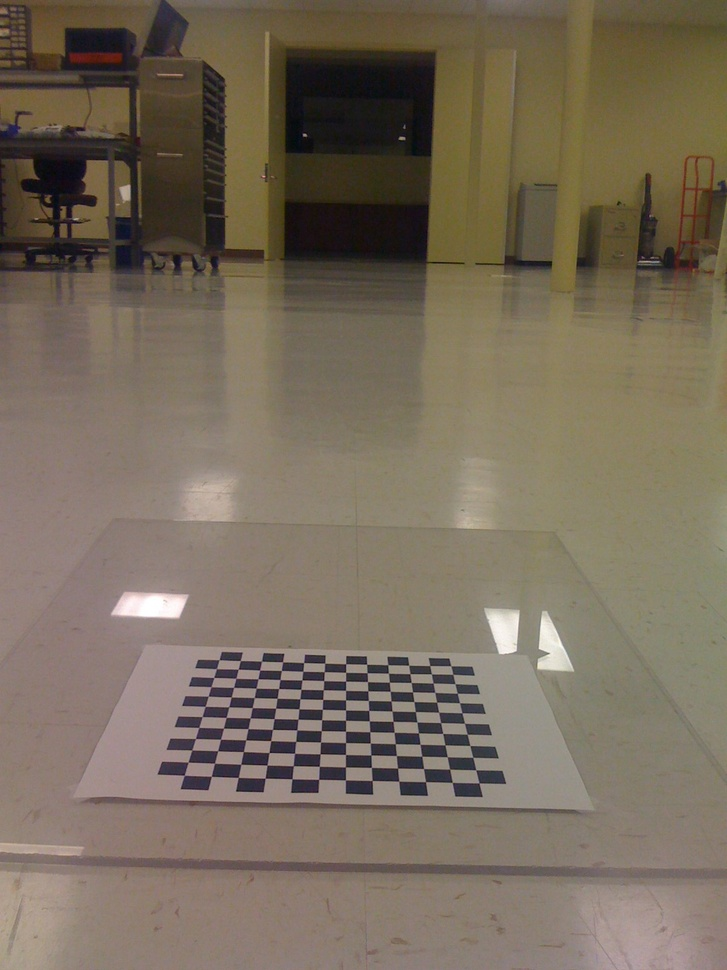
#> input picture Learning.OpenCV/birdseye/IMG_0214.jpg, 727 x 970 px, shrunk from 1200 x 1600 before the run
$ python canny.py ../../../../Learning.OpenCV/birdseye/IMG_0214.jpg   (Python 2 division)   (older library calls are emulated)
#> lines starting #> are read from the running program, lines starting #| are printed output that depends on the picture; after the words box and inside, x2 and y2 are one past the last pixel; in counts of white or black regions, pixels touching at a corner belong together
### OpenCV.Algorithmic.Solution/origin/第8章：边缘检测/8.3/sobel.py
# -*- coding: utf-8 -*-
import numpy as np
import sys
import math
import cv2
from scipy import signal
#二项式展开式的系数，即平滑系数
def pascalSmooth(n):
    pascalSmooth = np.zeros([1,n],np.float32)
    for i in range(n):
        pascalSmooth[0][i] = math.factorial(n -1)/(math.factorial(i)*math.factorial(n-1-i))
    return pascalSmooth
#计算差分
def pascalDiff(n):
    pascalDiff = np.zeros([1,n],np.float32)
    pascalSmooth_previous = pascalSmooth(n-1)
    for i in range(n):
        if i ==0:
            #恒等于 1
            pascalDiff[0][i] = pascalSmooth_previous[0][i]
        elif i == n-1:
            #恒等于 -1
            pascalDiff[0][i] = -pascalSmooth_previous[0][i-1]
        else:
            pascalDiff[0][i] = pascalSmooth_previous[0][i] - pascalSmooth_previous[0][i-1]
    return pascalDiff
#通过平滑系数和差分系数的卷积运算计算卷积核
# [8 lines left out: function getSobelKernel, not called in this run]
# sobel 边缘检测
def sobel(image,winSize):
    rows,cols = image.shape
    pascalSmoothKernel = pascalSmooth(winSize)
    pascalDiffKernel = pascalDiff(winSize)
    # --- 与水平方向的卷积核卷积 ----
    image_sobel_x = np.zeros(image.shape,np.float32)
    #垂直方向上的平滑
    image_sobel_x = signal.convolve2d(image,pascalSmoothKernel.transpose(),mode='same')
    #水平方向上的差分
    image_sobel_x = signal.convolve2d(image_sobel_x,pascalDiffKernel,mode='same')
    # --- 与垂直方向上的卷积核卷积 ---
    image_sobel_y = np.zeros(image.shape,np.float32)
    #水平方向上的平滑
    image_sobel_y = signal.convolve2d(image,pascalSmoothKernel,mode='same')
    #垂直方向上的差分
    image_sobel_y = signal.convolve2d(image_sobel_y,pascalDiffKernel.transpose(),mode='same')
    return (image_sobel_x,image_sobel_y)
#主函数
# [36 lines that do not run on import are left out]

### OpenCV.Algorithmic.Solution/origin/第8章：边缘检测/8.6/canny.py
# -*- coding: utf-8 -*-
import numpy as np
import sys
import math
import cv2
import sobel #注意sobel边缘检测
#边缘检测
#非极大值抑制
def non_maximum_suppression_default(dx,dy):
    #边缘强度
    edgeMag = np.sqrt(np.power(dx,2.0) + np.power(dy,2.0))
    #宽、高
    rows,cols = dx.shape
    #梯度方向
    gradientDirection = np.zeros(dx.shape)
    #边缘强度非极大值抑制
    edgeMag_nonMaxSup = np.zeros(dx.shape)
    for r in range(1,rows-1):
        for c in range(1,cols-1):
            #angle 的范围 [0,180] [-180,0]
            angle = math.atan2(dy[r][c],dx[r][c])/math.pi*180
            gradientDirection[r][c] = angle
            #左 / 右方向
            if(abs(angle)<22.5 or abs(angle) >157.5):
                if(edgeMag[r][c]>edgeMag[r][c-1] and edgeMag[r][c] > edgeMag[r][c+1]):
                    edgeMag_nonMaxSup[r][c] = edgeMag[r][c]
            #左上 / 右下方向
            if(angle>=22.5 and angle < 67.5 or(-angle > 112.5 and -angle <= 157.5)):
                if(edgeMag[r][c] > edgeMag[r-1][c-1] and edgeMag[r][c]>edgeMag[r+1][c+1]):
                     edgeMag_nonMaxSup[r][c] = edgeMag[r][c]
            #上 / 下方向
            if((angle>=67.5 and angle<=112.5) or (angle>=-112.5 and angle<=-67.5)):
                if(edgeMag[r][c] > edgeMag[r-1][c] and edgeMag[r][c] > edgeMag[r+1][c]):
                    edgeMag_nonMaxSup[r][c] = edgeMag[r][c]
            #右上 / 左下方向
            if((angle>112.5 and angle<=157.5) or(-angle>=22.5 and -angle< 67.5 )):
                if(edgeMag[r][c]>edgeMag[r-1][c+1] and edgeMag[r][c] > edgeMag[r+1][c-1]):
                    edgeMag_nonMaxSup[r][c] = edgeMag[r][c]
    return edgeMag_nonMaxSup
#非极大值抑制：插值比较
# [45 lines left out: function non_maximum_suppression_Inter, not called in this run]
#判断一个点的坐标是否在图像范围内
def checkInRange(r,c,rows,cols):
    if r>=0 and r<rows and c>=0 and c<cols:
        return True
    else:
        return False
def trace(edgeMag_nonMaxSup,edge,lowerThresh,r,c,rows,cols):
    #大于阈值为确定边缘点
    if edge[r][c] == 0:
        edge[r][c]=255
        for i in range(-1,2):
            for j in range(-1,2):
                if checkInRange(r+i,c+j,rows,cols) and edgeMag_nonMaxSup[r+i][c+j] >= lowerThresh:
                    trace(edgeMag_nonMaxSup,edge,lowerThresh,r+i,c+j,rows,cols)
#滞后阈值
def hysteresisThreshold(edge_nonMaxSup,lowerThresh,upperThresh):
    #宽高
    rows,cols = edge_nonMaxSup.shape
    edge = np.zeros(edge_nonMaxSup.shape,np.uint8)
    for r in range(1,rows-1):
        for c in range(1,cols-1):
            #大于高阈值，设置为确定边缘点，而且以该点为起始点延长边缘
            if edge_nonMaxSup[r][c] >= upperThresh:
                trace(edgeMag_nonMaxSup,edge,lowerThresh,r,c,rows,cols)
            #小于低阈值，被剔除
            if edge_nonMaxSup[r][c]< lowerThresh:
                edge[r][c] = 0
    return edge
#主函数
if __name__ =="__main__":
    if len(sys.argv)>1:
        image = cv2.imread(sys.argv[1],cv2.CV_LOAD_IMAGE_GRAYSCALE)
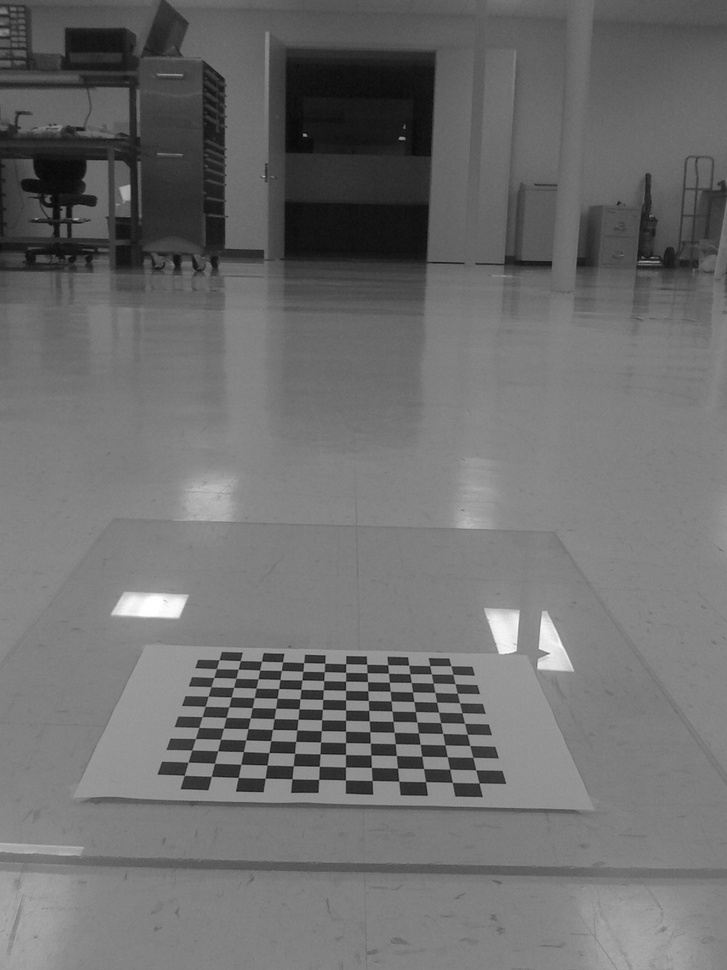
#> image: shape (970, 727); min 2, max 255, mean 109.9
    else:
        print "Usge:python canny.py imageFile"
    # ------- canny 边缘检测 -----------
    #第一步： 基于 sobel 核的卷积
    image_sobel_x,image_sobel_y = sobel.sobel(image,3)
#> in sobel, `image_sobel_x = signal.convolve2d(image_sobel_x,pascalDiffKernel,mode=..`:
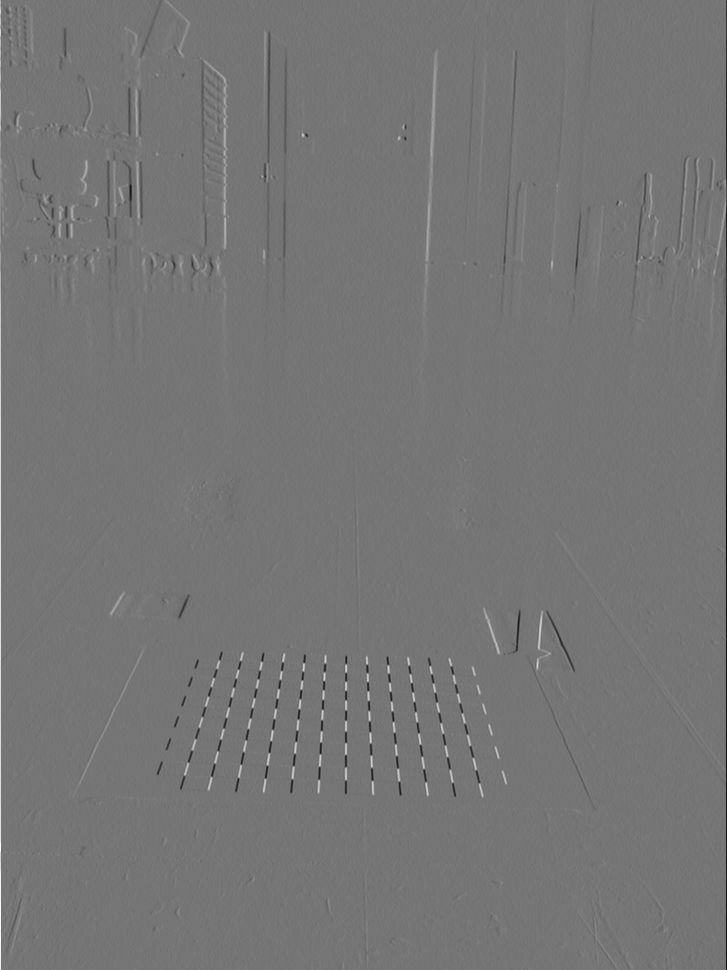
#> image_sobel_x: shape (970, 727) float32; min -590, max 687, mean 0.1; drawn with min black and max white
#> in sobel, `image_sobel_y = signal.convolve2d(image_sobel_y,pascalDiffKernel.trans..`:
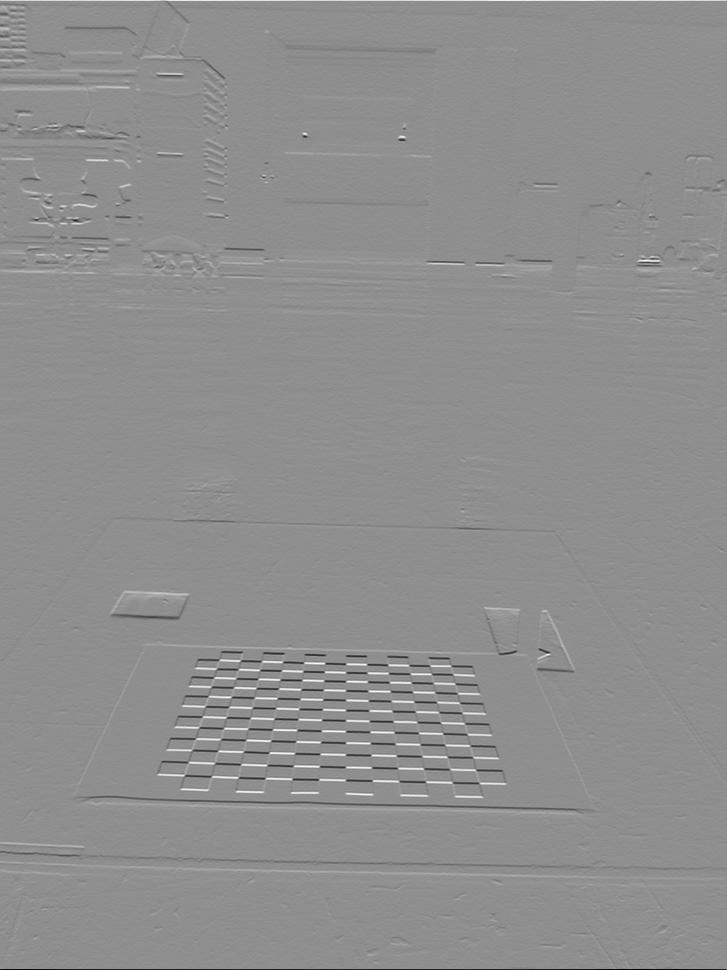
#> image_sobel_y: shape (970, 727) float32; min -663, max 519, mean 0.2; drawn with min black and max white
    #边缘强度：两个卷积结果对应位置的平方和
    edge = np.sqrt(np.power(image_sobel_x,2.0) + np.power(image_sobel_y,2.0))
    #边缘强度的灰度级显示
    edge[edge>255] = 255
#> edge: shape (970, 727) float32; min 0, max 255, mean 21.3
    edge = edge.astype(np.uint8)
    cv2.imshow("sobel edge",edge)
    #第二步：非极大值抑制
    edgeMag_nonMaxSup = non_maximum_suppression_default(image_sobel_x,image_sobel_y)
#> after the loop in non_maximum_suppression_default, `for r in range(1,rows-1):`:
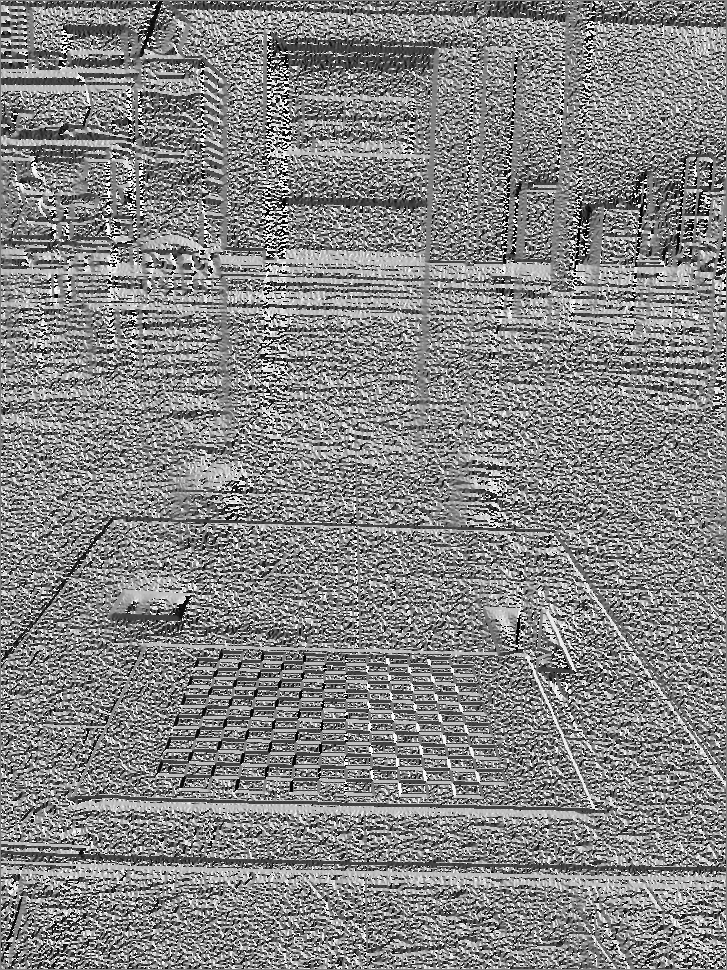
#> gradientDirection: shape (970, 727) float64; min -179.9, max 180, mean 7.8; drawn with min black and max white
    edgeMag_nonMaxSup[edgeMag_nonMaxSup>255] =255
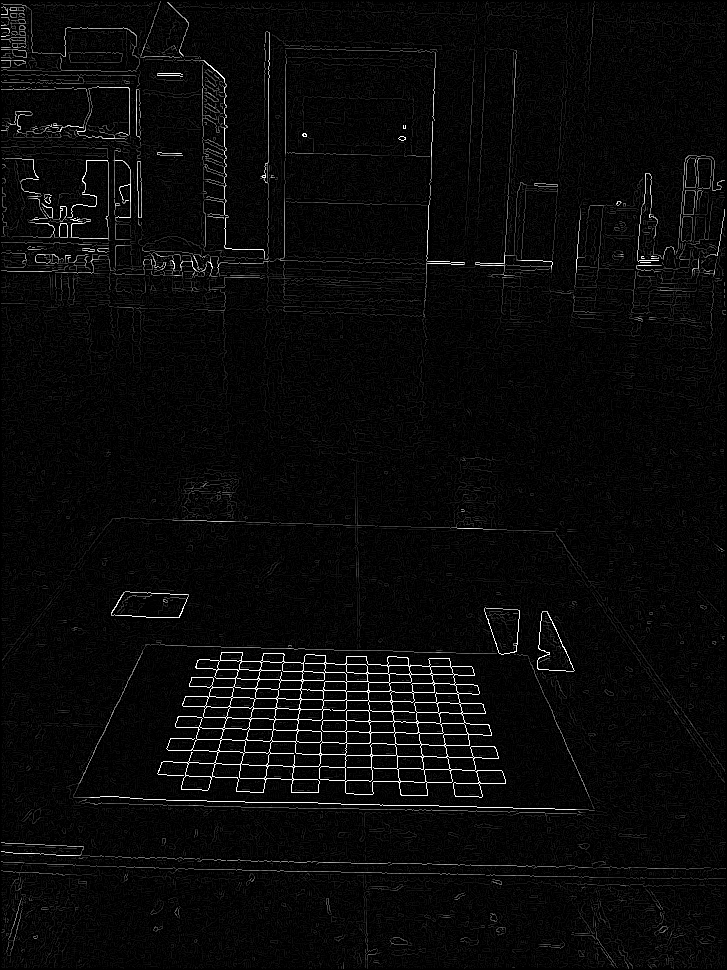
#> edgeMag_nonMaxSup: shape (970, 727) float64; min 0, max 255, mean 9.4
    edgeMag_nonMaxSup = edgeMag_nonMaxSup.astype(np.uint8)
    cv2.imshow("edgeMag_nonMaxSup",edgeMag_nonMaxSup)
    #第三步：双阈值滞后阈值处理，得到 canny 边缘
    #滞后阈值的目的就是最后决定处于高阈值和低阈值之间的是否为边缘点
    edge = hysteresisThreshold(edgeMag_nonMaxSup,60,180)
#> after the loop in hysteresisThreshold, `for r in range(1,rows-1):`:
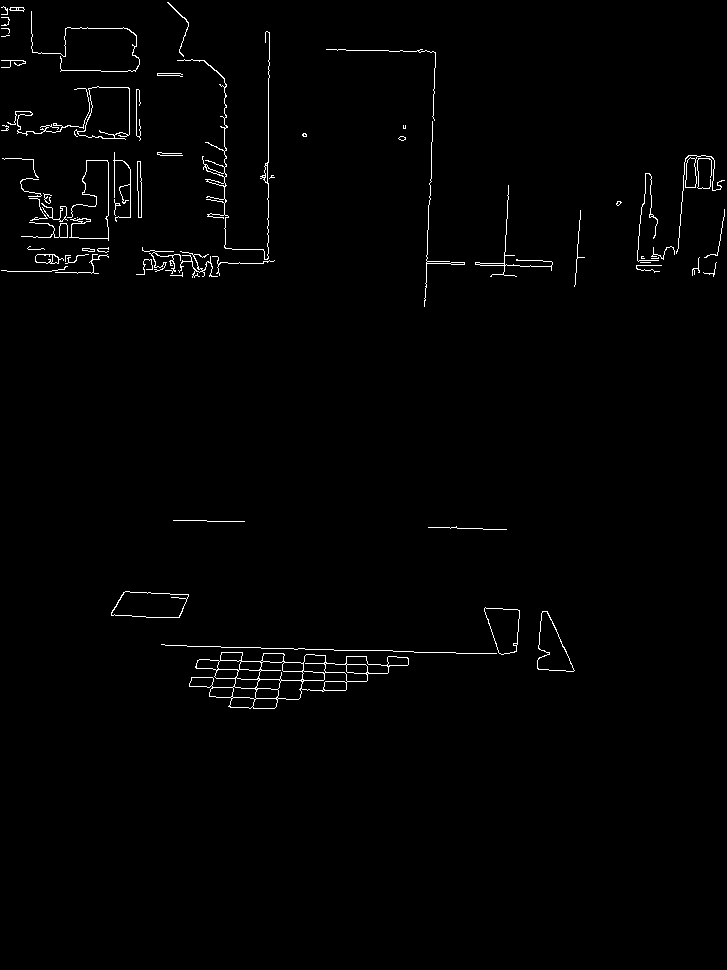
#> edge: shape (970, 727); 1.2% white in thin lines or dots, all inside (x1, y1, x2, y2) = (1, 2, 725, 709)
#> (the run stopped early here; a loop or call above may not have finished)

$ run again, on Learning.OpenCV/birdseye/IMG_0217.jpg
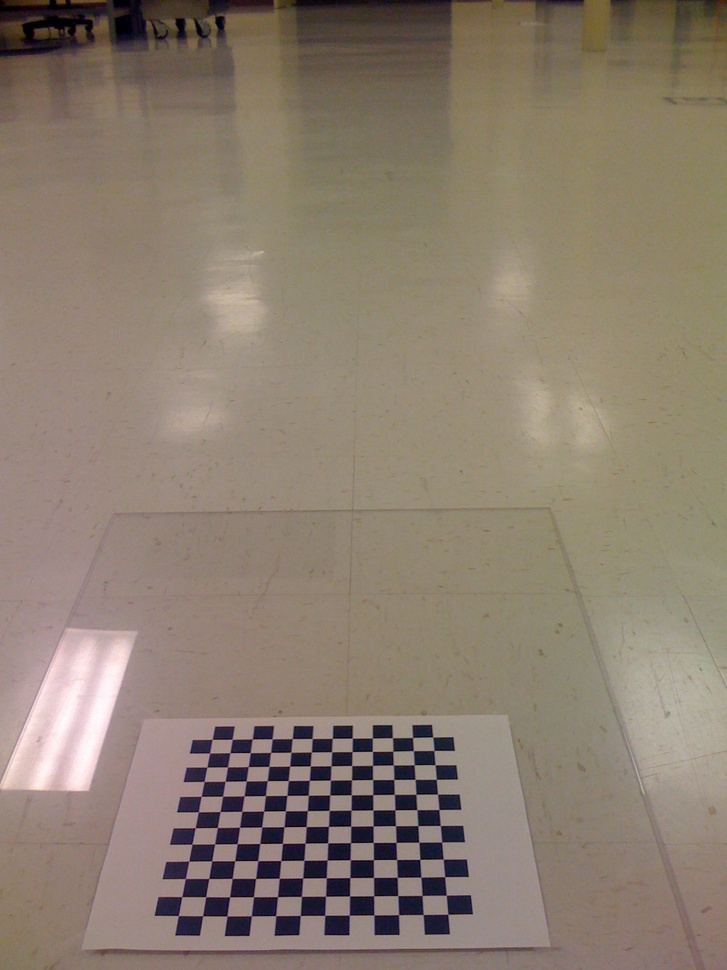
#> input picture Learning.OpenCV/birdseye/IMG_0217.jpg, 727 x 970 px, shrunk from 1200 x 1600 before the run
#> after the loop in non_maximum_suppression_default, `for r in range(1,rows-1):`:
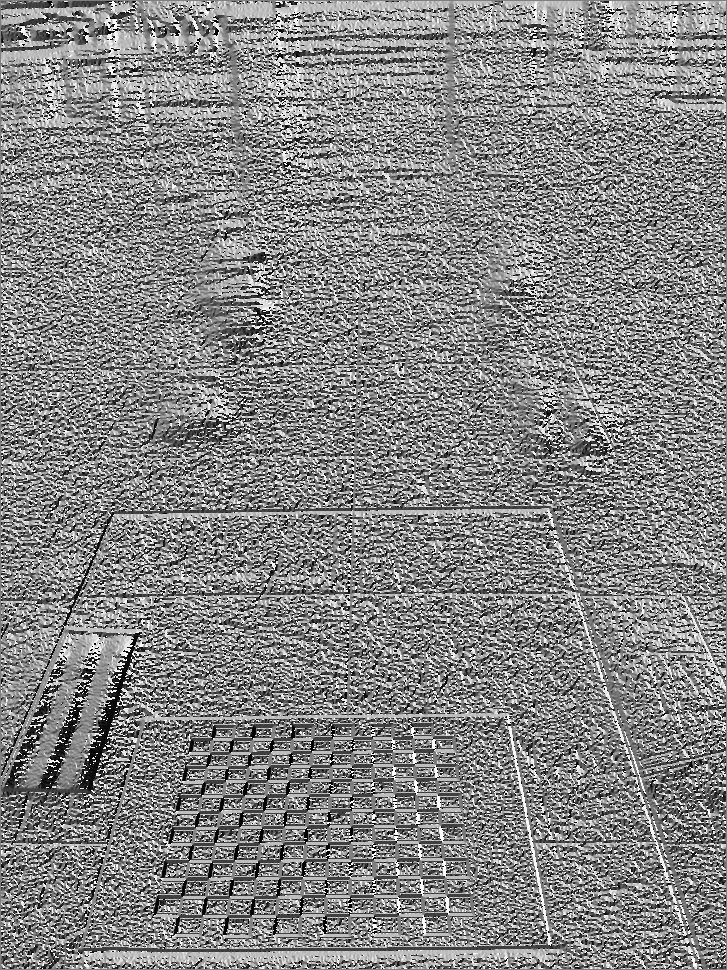
#> gradientDirection: shape (970, 727) float64; min -179.9, max 180, mean 8.5; drawn with min black and max white
#> after the loop in hysteresisThreshold, `for r in range(1,rows-1):`:
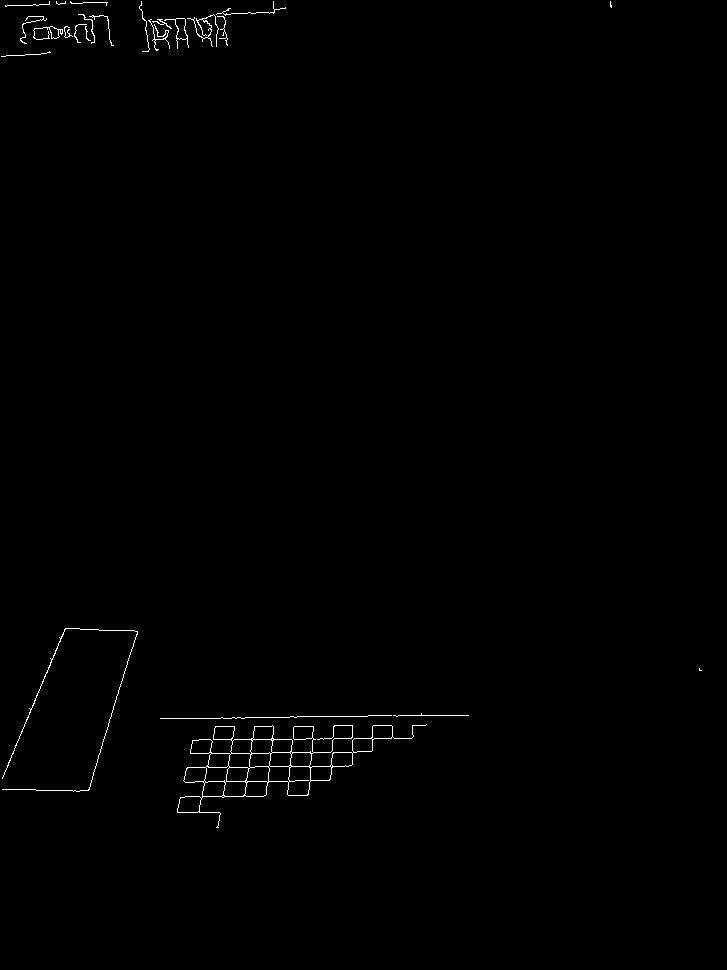
#> edge: shape (970, 727); 0.5% white in thin lines or dots, all inside (x1, y1, x2, y2) = (1, 1, 702, 828)
